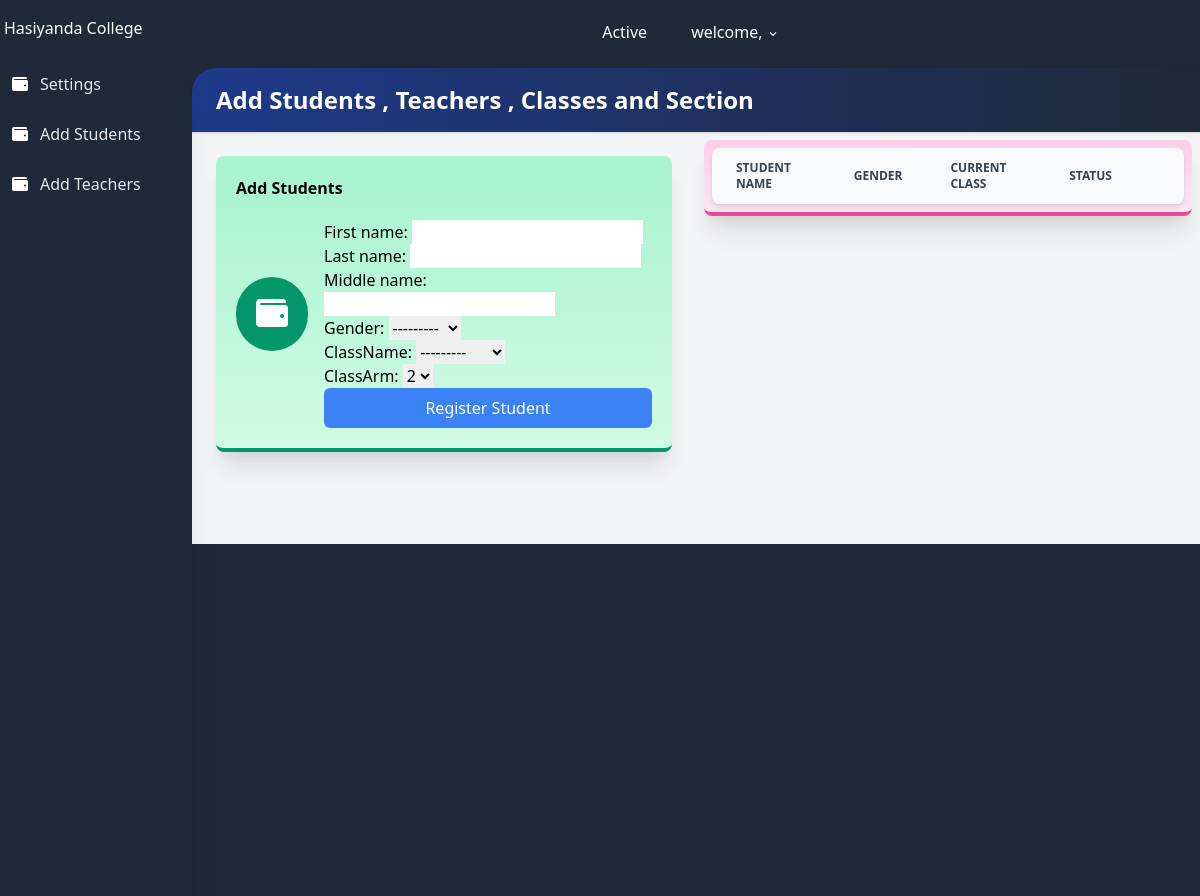
Before: /registerStudent/ with the older database file.
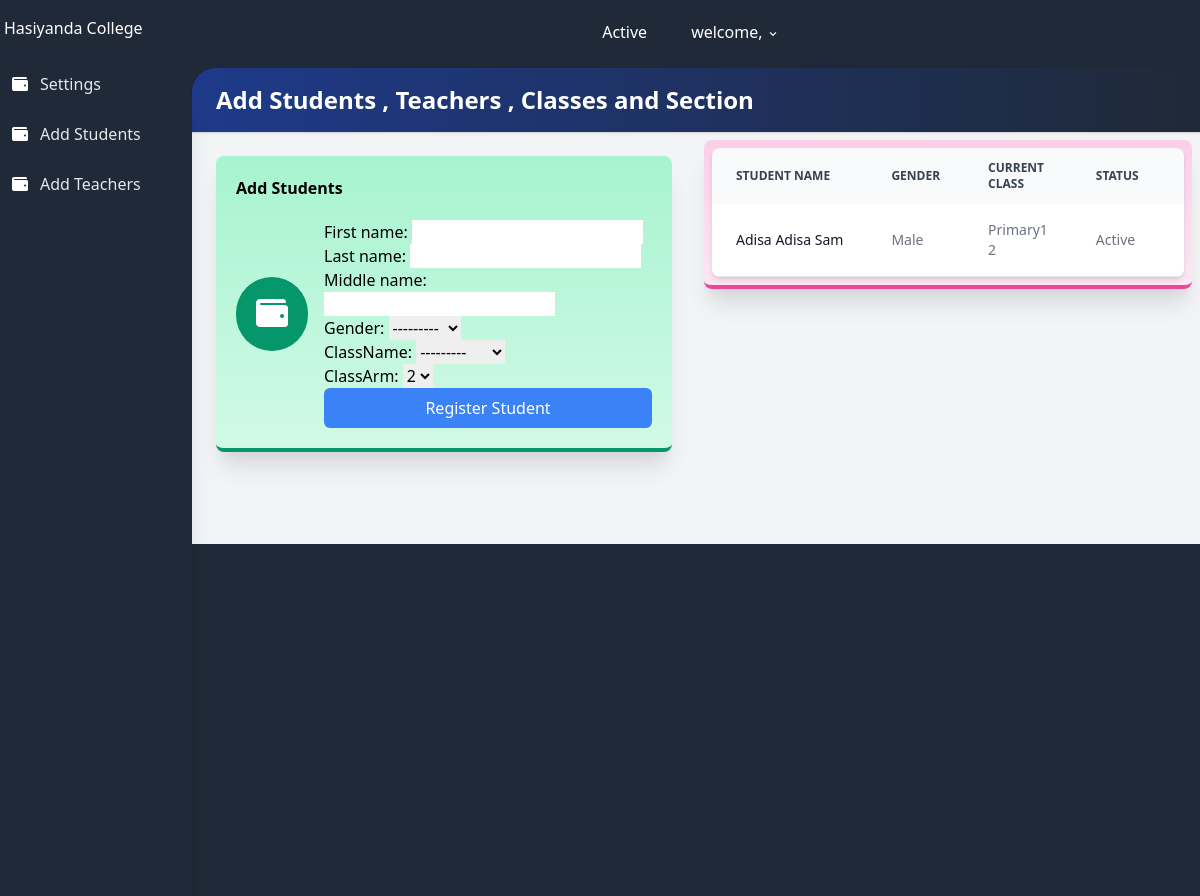
After: the same page with the newer database file.
### result/models.py (models this page shows, shortened)
class all_class(models.Model):
    className = models.CharField(max_length=100 , unique=True)
    section = models.ForeignKey(section, on_delete=models.SET_NULL, null=True)
    complete = models.BooleanField(default=False)
    date = models.DateTimeField(auto_now_add=True)
    def __str__(self):
        return self.className
    class Meta:
        ordering = ['className']

class students(models.Model):
    first_name = models.CharField(max_length=100)
    last_name = models.CharField(max_length=100)
    middle_name = models.CharField(max_length=100)
    gender = models.CharField(max_length=100 , choices= gender_choise)
    className = models.ForeignKey(all_class, related_name="studentclass", on_delete=models.SET_NULL, null=True)
    classArm = models.CharField(max_length=100)
    date = models.DateField(auto_now_add=True)
    class Meta:
        ordering = ['first_name']

### result/views.py (the view)
# urls.py: path('registerStudent/', RegisterStudent.as_view(), name='registerStudent'),
class RegisterStudent(CreateView):
    form_class = StudentForm
    template_name = 'result/add.html'
    success_url = reverse_lazy('result:registerStudent')
    def get_context_data(self, **kwargs):
        context = super().get_context_data(**kwargs)
        context["studentForm"] = StudentForm()
        context["teachersForm"] = RegistrationForm()
        context["allStudents"] = students.objects.all()
        return context

### result/forms.py
class StudentForm(forms.ModelForm):
    class Meta:
        model = students
        classArmChoice = [(classArm.armName, classArm.id) for classArm in classArm.objects.all()]
        fields = "__all__"
        widgets = {
      'classArm': forms.Select(choices=classArmChoice),
      }

class RegistrationForm(forms.ModelForm):
    class Meta:
        model = User
        fields = ('username', 'email', 'password', 'first_name', 'last_name')
        help_texts = { k:"" for k in fields }
        field_classes = {'username': UsernameField}

### result/templates/result/add.html (shortened to what this page needs)
{% load tailwind_filters %}
<!DOCTYPE html>
<html lang="en">
<head>
    <link rel="stylesheet" href="https://use.fontawesome.com/releases/v5.3.1/css/all.css">
    <link rel="stylesheet" href="https://unpkg.com/tailwindcss@2.2.19/dist/tailwind.min.css"/>
    <link href="https://afeld.github.io/emoji-css/emoji.css" rel="stylesheet">
</head>
<body class="bg-gray-800 font-sans leading-normal tracking-normal mt-12">
<header>
    <nav aria-label="menu nav" class="bg-gray-800 pt-2 md:pt-1 pb-1 px-1 mt-0 h-auto fixed w-full z-20 top-0">
        <div class="flex flex-wrap items-center">
            <div class="flex flex-shrink md:w-1/3 justify-center md:justify-start text-white">
                <a href="{% url 'result:index' %}" aria-label="Home">
                    <h1> Hasiyanda College</h1>
                </a>
            </div>
            <div class="flex w-full pt-2 content-center justify-between md:w-1/3 md:justify-end">
                <ul class="list-reset flex justify-between flex-1 md:flex-none items-center">
                    <li class="flex-1 md:flex-none md:mr-3">
                        <a class="inline-block py-2 px-4 text-white no-underline" href="#">Active</a>
                    </li>
                    <li class="flex-1 md:flex-none md:mr-3">
                        <div class="relative inline-block">
                            <button onclick="toggleDD('myDropdown')" class="drop-button text-white py-2 px-2"> <span class="pr-2"></span> welcome, {{user.username}} <svg class="h-3 fill-current inline" xmlns="http://www.w3.org/2000/svg" viewBox="0 0 20 20">
                                <path d="M9.293 12.95l.707.707L15.657 8l-1.414-1.414L10 10.828 5.757 6.586 4.343 8z" /></svg></button>
                        </div>
                    </li>
                </ul>
            </div>
        </div>
    </nav>
</header>
<main>
    <div class="flex flex-col md:flex-row">
        <nav aria-label="alternative nav">
            <div class="bg-gray-800 shadow-xl h-20 fixed bottom-0 mt-12 md:relative md:h-screen z-10 w-full md:w-48 content-center">
                <div class="md:mt-12 md:w-48 md:fixed md:left-0 md:top-0 content-center md:content-start text-left justify-between">
                    <ul class="list-reset flex flex-row md:flex-col pt-3 md:py-3 px-1 md:px-2 text-center md:text-left">
                        <li class="mr-3 flex-1">
                            <a href="{% url 'result:settings' %}" class="block py-1 md:py-3 pl-0 md:pl-1 align-middle text-white no-underline hover:text-white border-b-2 border-gray-800 hover:border-red-500">
                                <i class="fa fa-wallet pr-0 md:pr-3"></i><span class="pb-1 md:pb-0 text-xs md:text-base text-gray-400 md:text-gray-200 block md:inline-block">
                                    Settings
                                </span>
                            </a>
                        </li>
                        <li class="mr-3 flex-1">
                            <a href="#" class="block py-1 md:py-3 pl-0 md:pl-1 align-middle text-white no-underline hover:text-white border-b-2 border-gray-800 hover:border-yellow-500">
                                <i class="fa fa-wallet pr-0 md:pr-3"></i><span class="pb-1 md:pb-0 text-xs md:text-base text-gray-400 md:text-gray-200 block md:inline-block">Add Students</span>
                            </a>
                        </li>
                        <li class="mr-3 flex-1">
                            <a href="#" class="block py-1 md:py-3 pl-0 md:pl-1 align-middle text-white no-underline hover:text-white border-b-2 border-gray-800 hover:border-green-500">
                                <i class="fa fa-wallet pr-0 md:pr-3"></i><span class="pb-1 md:pb-0 text-xs md:text-base text-gray-400 md:text-gray-200 block md:inline-block">Add Teachers</span>
                            </a>
                        </li>
                    </ul>
                </div>
            </div>
        </nav>
        <section>
            <div id="main" class="main-content flex-1 bg-gray-100 mt-12 md:mt-2 pb-24 md:pb-5">
                <div class="bg-gray-800 pt-3">
                    <div class="rounded-tl-3xl bg-gradient-to-r from-blue-900 to-gray-800 p-4 shadow text-2xl text-white">
                        <h1 class="font-bold pl-2">Add Students , Teachers , Classes and Section</h1>
                    </div>
                </div>
                <div class="flex flex-wrap">
                    <div class="w-full md:w-1/2 xl:w-1/3 p-6">
                        <div class="bg-gradient-to-b from-green-200 to-green-100 border-b-4 border-green-600 rounded-lg shadow-xl p-5">
                            <h1 class="font-bold">Add Students</h1>
                            <div class="flex flex-row items-center">
                                <div class="flex-shrink pr-4">
                                    <div class="rounded-full p-5 bg-green-600"><i class="fa fa-wallet fa-2x fa-inverse"></i></div>
                                </div>
                                <div class="max-w-lg mx-auto">
                                <form method="post" class="mt-5">
                                    {{ studentForm.as_p }}
                                    <button type='submit' class="w-full text-white bg-blue-500 hover:bg-blue-600 px-3 py-2 rounded-md">
                                        Register Student
                                    </button>
                                </form>
</div>
                            </div>
                        </div>
                    </div>
                    <div class="w-full md:w-1/2 xl:w-2/3 p-2">
                        <div class="bg-gradient-to-b from-pink-200 to-pink-100 border-b-4 border-pink-500 rounded-lg shadow-xl p-2">
                                <div class="overflow-x-auto relative shadow-md sm:rounded-lg">
                                    <table class="w-full text-sm text-left text-gray-500 dark:text-gray-400">
                                        <thead class="text-xs text-gray-700 uppercase bg-gray-50 dark:bg-gray-700 dark:text-gray-400">
                                            <tr>
                                                <th scope="col" class="py-3 px-6">
                                                    Student name
                                                </th>
                                                <th scope="col" class="py-3 px-6">
                                                    Gender
                                                </th>
                                                <th scope="col" class="py-3 px-6">
                                                    Current Class
                                                </th>
                                                <th scope="col" class="py-3 px-6">
                                                    Status
                                                </th>
                                                <th scope="col" class="py-3 px-6">
                                                </th>
                                            </tr>
                                        </thead>
                                        <tbody>
                                            {% for student in allStudents %}
                                            <tr class="bg-white border-b dark:bg-gray-800 dark:border-gray-700 hover:bg-gray-50 dark:hover:bg-gray-600">
                                                <th scope="row" class="py-4 px-6 font-medium text-gray-900 whitespace-nowrap dark:text-white">
                                                    {{ student.first_name.capitalize }} {{ student.last_name.capitalize }} {{ student.middle_name.capitalize }}
                                                </th>
                                                <td class="py-4 px-6">
                                                    {{ student.gender }}
                                                </td>
                                                <td class="py-4 px-6">
                                                    {{ student.className }} {{ student.classArm }}
                                                </td>
                                                <td class="py-4 px-6">
                                                    Active
                                                </td>
                                                <td class="py-4 px-6 text-right">
                                                </td>
                                            </tr>
                                            {% endfor %}
                                        </tbody>
                                    </table>
                                </div>
                        </div>
                    </div>
                    <div class="w-full md:w-1/2 xl:w-1/3 p-6">
                    </div>
            </div>
        </section>
    </div>
</main>
</body>
</html>

Changed rows visible on the page:
added students: first_name "Adisa", last_name "Adisa", middle_name "Sam", gender "Male", className "Primary1", classArm "2"
